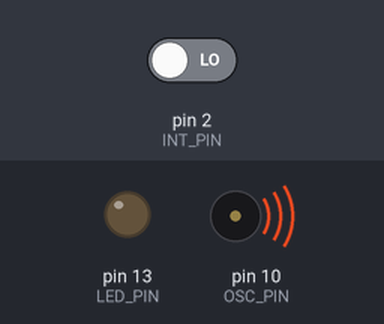
A sketch run on a simulated Arduino Uno, built with avr-gcc and run on an emulated ATmega328P. Parts: output pins drawn as LEDs (lit = HIGH), buzzer (waves = sounding). The inputs (shaded band) are chosen by the test bench; at power-on: pin 2 (INT_PIN) LOW.

Above: at 1.2 s.
1.3 s: pin 2 (INT_PIN) driven HIGH
Timing chart, 0 to 4.3 s (numbered marks = the images above; inputs shaded):
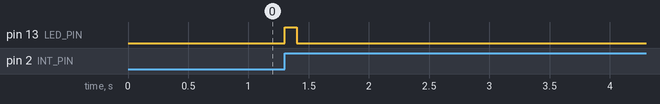

The sketch:

ch_12_geiger_counter_alpha.ino
```cpp
const unsigned int F = 32000;
const int OSC_PIN = 10;
const int INT_PIN = 2;
const int LED_PIN = 13;

volatile boolean blinkFlag = false;

void setup() {
  pinMode(OSC_PIN, OUTPUT);
  pinMode(LED_PIN, OUTPUT);
  pinMode(INT_PIN, INPUT);
  attachInterrupt(digitalPinToInterrupt(INT_PIN), event, RISING);
  tone(OSC_PIN, F);
}

void loop() {
  if (blinkFlag) {
    digitalWrite(LED_PIN, HIGH);
    delay(100);
    digitalWrite(LED_PIN, LOW);
    blinkFlag = false;
  }
}

void event() {
  blinkFlag = true;
}
```

Measured:
- after the input at 1.3 s, pin 13 (LED_PIN): LOW → HIGH at once, → LOW 0.10 s later
